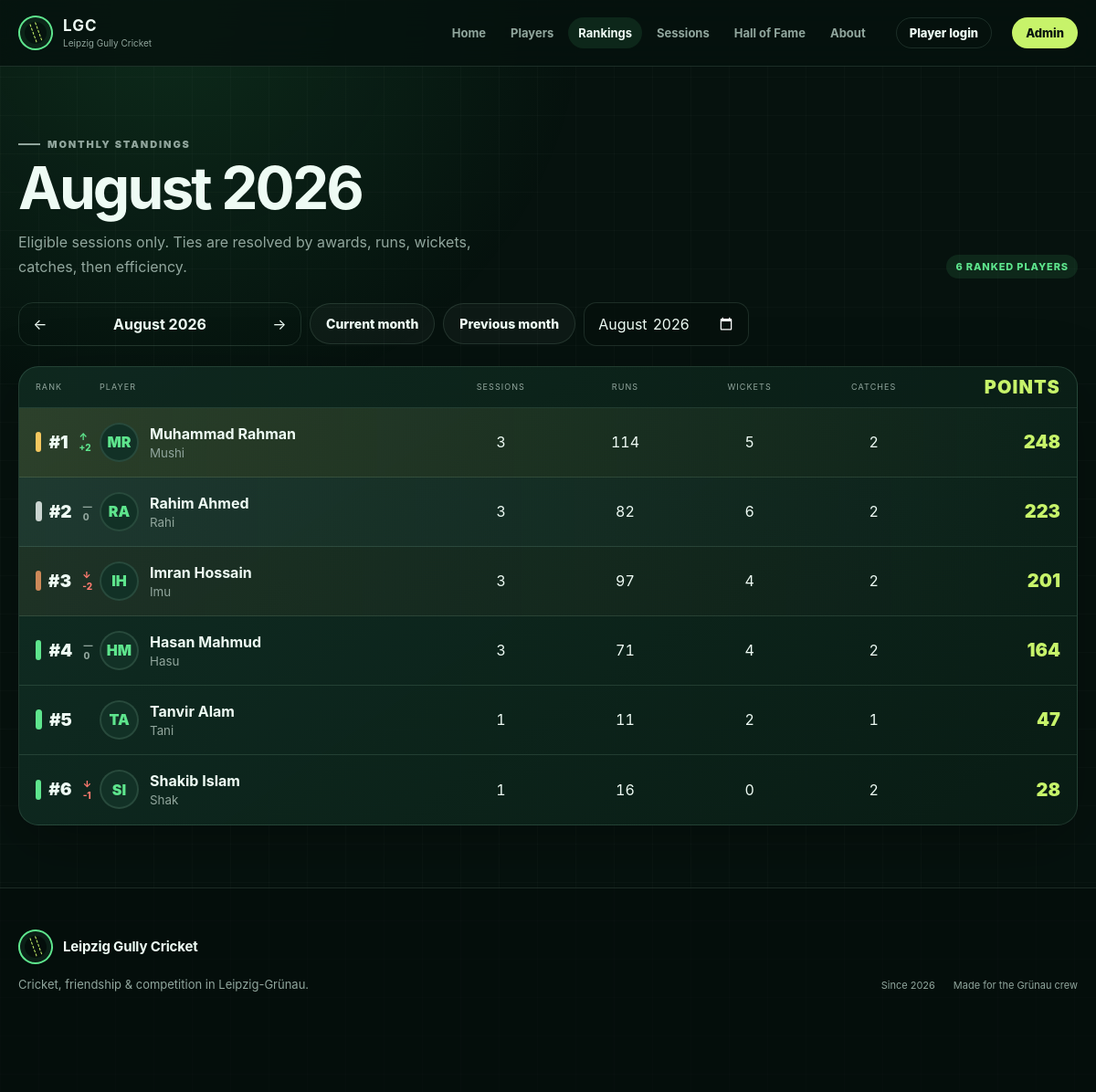
/rankings.php?month=2026-08, run on the app's committed database.
### tables this page shows
CREATE TABLE players (
    id INT UNSIGNED AUTO_INCREMENT PRIMARY KEY,
    name VARCHAR(120) NOT NULL,
    email VARCHAR(190) NULL,
    password_hash VARCHAR(255) NULL,
    last_login_at DATETIME NULL,
    nickname VARCHAR(80) NULL,
    photo VARCHAR(255) NULL,
    player_number VARCHAR(12) NULL,
    batting_style VARCHAR(80) NULL,
    bowling_style VARCHAR(80) NULL,
    nationality_code CHAR(2) NULL,
    bio TEXT NULL,
    joined_date DATE NULL,
    active TINYINT(1) NOT NULL DEFAULT 1,
    created_at TIMESTAMP NOT NULL DEFAULT CURRENT_TIMESTAMP,
    updated_at TIMESTAMP NOT NULL DEFAULT CURRENT_TIMESTAMP ON UPDATE CURRENT_TIMESTAMP,
    UNIQUE KEY uq_players_email (email),
    INDEX idx_players_active (active)
);

### rankings.php (the view, shortened to what this page needs)
<?php
require_once __DIR__ . '/includes/functions.php';
$pdo = db();
$month = valid_month($_GET['month'] ?? null);
$ranking = with_rank_movement($pdo, getMonthlyRanking($pdo, $month), $month);
$previousMonth = shift_month($month, -1);
$nextMonth = shift_month($month, 1);
require __DIR__ . '/includes/header.php';
?>
<section class="section">
    <div class="shell">
        <div class="section-head"><div><p class="eyebrow">Monthly standings</p><h1><?= e(format_month($month)) ?></h1><p>Eligible sessions only. Ties are resolved by awards, runs, wickets, catches, then efficiency.</p></div><span class="pill"><?= count($ranking) ?> ranked players</span></div>
        <div class="ranking-controls">
            <div class="month-switch"><a href="<?= e(url('rankings.php?month=' . $previousMonth)) ?>" aria-label="Previous month">←</a><strong><?= e(format_month($month)) ?></strong><?php if ($nextMonth <= date('Y-m')): ?><a href="<?= e(url('rankings.php?month=' . $nextMonth)) ?>" aria-label="Next month">→</a><?php else: ?><span class="disabled" aria-hidden="true">→</span><?php endif; ?></div>
            <a class="btn btn-ghost" href="<?= e(url('rankings.php')) ?>">Current month</a>
            <a class="btn btn-ghost" href="<?= e(url('rankings.php?month=' . shift_month(date('Y-m'), -1))) ?>">Previous month</a>
            <form method="get" class="field"><label class="sr-only" for="ranking-month">Select month</label><input id="ranking-month" name="month" type="month" max="<?= e(date('Y-m')) ?>" value="<?= e($month) ?>" onchange="this.form.submit()"></form>
        </div>
        <?php if ($ranking): ?>
            <div class="surface ranking-table">
                <div class="ranking-row table-head"><span>Rank</span><span>Player</span><span class="rank-stat">Sessions</span><span class="rank-stat">Runs</span><span class="rank-stat">Wickets</span><span class="rank-stat">Catches</span><span class="rank-points">Points</span></div>
                <?php foreach ($ranking as $row): $topClass = $row['rank'] === 1 ? 'top-one' : ($row['rank'] === 2 ? 'top-two' : ($row['rank'] === 3 ? 'top-three' : '')); ?>
                    <a class="ranking-row <?= e($topClass) ?>" href="<?= e(url('player.php?id='.(int)$row['id'])) ?>">
                        <span class="rank-number"><i class="rank-dot"></i>#<?= (int)$row['rank'] ?><?php if ($row['movement'] !== null): ?><small class="movement <?= $row['movement'] > 0 ? 'up' : ($row['movement'] < 0 ? 'down' : 'same') ?>"><?= $row['movement'] > 0 ? '↑ +' . $row['movement'] : ($row['movement'] < 0 ? '↓ ' . $row['movement'] : '— 0') ?></small><?php endif; ?></span>
                        <span class="rank-player"><?= avatar_html($row, 'avatar') ?><span><strong><?= e($row['name']) ?></strong><small><?= e($row['nickname'] ?: 'LGC player') ?></small></span></span>
                        <span class="rank-stat"><?= (int)$row['sessions'] ?></span><span class="rank-stat"><?= (int)$row['runs'] ?></span><span class="rank-stat"><?= (int)$row['wickets'] ?></span><span class="rank-stat"><?= (int)$row['catches'] ?></span><span class="rank-points"><?= (int)$row['points'] ?></span>
                    </a>
                <?php endforeach; ?>
            </div>
        <?php else: ?><div class="surface empty-state"><div class="empty-ball"></div><h2>No ranking for <?= e(format_month($month)) ?></h2><p>No eligible session was recorded in this calendar month.</p></div><?php endif; ?>
    </div>
</section>
<?php require __DIR__ . '/includes/footer.php'; ?>

### includes/functions.php (shortened to what this page needs)
<?php
function e(mixed $value): string
{
    return htmlspecialchars((string) $value, ENT_QUOTES | ENT_SUBSTITUTE, 'UTF-8');
}
function url(string $path = ''): string
{
    return rtrim(BASE_URL, '/') . '/' . ltrim($path, '/');
}
function format_month(string $month): string
{
    $date = DateTimeImmutable::createFromFormat('!Y-m', $month, new DateTimeZone(APP_TIMEZONE));
    return $date ? $date->format('F Y') : '';
}
function valid_month(?string $month): string
{
    $current = date('Y-m');
    return $month > $current ? $current : $month;
}
function shift_month(string $month, int $amount): string
{
    $date = DateTimeImmutable::createFromFormat('!Y-m', $month) ?: new DateTimeImmutable('first day of this month');
    return $date->modify(($amount >= 0 ? '+' : '') . $amount . ' month')->format('Y-m');
}
function getMonthlyRanking(PDO $pdo, string $month): array
{
    $month = valid_month($month);
    $start = $month . '-01';
    $end = (new DateTimeImmutable($start))->modify('+1 month')->format('Y-m-d');
    $query = $pdo->prepare(
        "SELECT p.id, p.name, p.nickname, p.photo, p.player_number,
            COUNT(DISTINCT s.id) AS sessions,
            COALESCE(SUM(sp.runs), 0) AS runs,
            COALESCE(SUM(sp.wickets), 0) AS wickets,
            COALESCE(SUM(sp.catches), 0) AS catches,
            COALESCE(SUM(sp.calculated_points), 0) AS points,
            COALESCE(SUM(CASE WHEN s.player_of_day_id = p.id THEN 1 ELSE 0 END), 0) AS pod_awards
         FROM session_players sp
         INNER JOIN sessions s ON s.id = sp.session_id
         INNER JOIN players p ON p.id = sp.player_id
         WHERE s.session_date >= ? AND s.session_date < ? AND s.status = 'completed' AND sp.excluded = 0
         GROUP BY p.id, p.name, p.nickname, p.photo, p.player_number"
    );
    $query->execute([$start, $end]);
    return rank_player_rows($query->fetchAll());
}
function rank_player_rows(array $ranking): array
{
    usort($ranking, static function (array $a, array $b): int {
        foreach ([['points', -1], ['pod_awards', -1], ['runs', -1], ['wickets', -1], ['catches', -1], ['sessions', 1]] as [$key, $direction]) {
            $comparison = (int) $a[$key] <=> (int) $b[$key];
            if ($comparison !== 0) {
                return $comparison * $direction;
            }
        }
        return strcasecmp($a['name'], $b['name']);
    });
    $lastComparable = null;
    foreach ($ranking as $index => &$row) {
        foreach (['sessions', 'runs', 'wickets', 'catches', 'points', 'pod_awards'] as $key) {
            $row[$key] = (int) $row[$key];
        }
        $comparable = implode(':', [$row['points'], $row['pod_awards'], $row['runs'], $row['wickets'], $row['catches'], $row['sessions']]);
        if ($comparable !== $lastComparable) {
            $lastRank = $index + 1;
        }
        $lastComparable = $comparable;
    }
    return $ranking;
}
function ranking_by_player(array $ranking): array
{
    $result = [];
    foreach ($ranking as $row) {
        $result[(int) $row['id']] = $row;
    }
    return $result;
}
function with_rank_movement(PDO $pdo, array $ranking, string $month): array
{
    $previous = ranking_by_player(getMonthlyRanking($pdo, shift_month($month, -1)));
    foreach ($ranking as &$row) {
        $oldRank = $previous[(int) $row['id']]['rank'] ?? null;
        $row['previous_rank'] = $oldRank;
    }
    return $ranking;
}
function avatar_html(array $player, string $class = 'avatar'): string
{
    $name = trim((string) ($player['name'] ?? 'Player'));
    $initials = '';
    foreach (preg_split('/\s+/', $name) ?: [] as $part) {
        $initials .= substr($part, 0, 1);
        if (strlen($initials) >= 2) {
            break;
        }
    }
    return '<span class="' . e($class) . ' avatar-fallback" aria-hidden="true">' . e(strtoupper($initials ?: 'L')) . '</span>';
}

### data on the page
players: rank "1", movement "2", initials "MR", name "Muhammad Rahman", nickname "Mushi", sessions "3", runs "114", wickets "5", catches "2", points "248"
players: rank "2", shows "— 0", initials "RA", name "Rahim Ahmed", nickname "Rahi", sessions "3", runs "82", wickets "6", catches "2", points "223"
players: rank "3", movement "-2", initials "IH", name "Imran Hossain", nickname "Imu", sessions "3", runs "97", wickets "4", catches "2", points "201"
players: rank "4", shows "— 0", initials "HM", name "Hasan Mahmud", nickname "Hasu", sessions "3", runs "71", wickets "4", catches "2", points "164"
players: rank "5", initials "TA", name "Tanvir Alam", nickname "Tani", sessions "1", runs "11", wickets "2", catches "1", points "47"
players: rank "6", movement "-1", initials "SI", name "Shakib Islam", nickname "Shak", sessions "1", runs "16", wickets "0", catches "2", points "28"

### other printed values
$label "Home"
$label "Players"
$label "Rankings"
$label "Sessions"
$label "Hall of Fame"
$label "About"
format_month($month) "August 2026"
count($ranking) "6"
